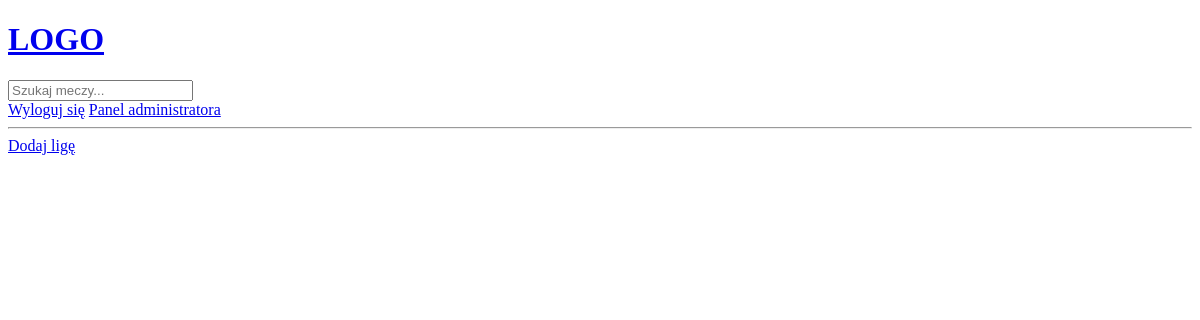
Before: /admin_panel/league_management/ (signed in) with the older database file.
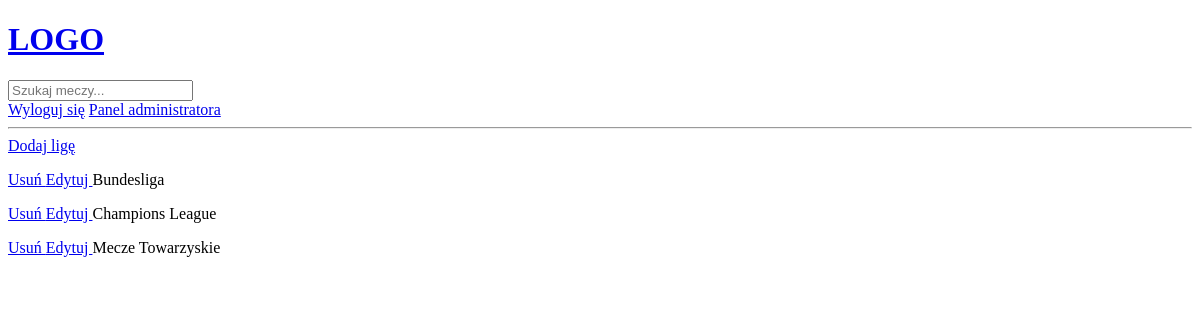
After: the same page with the newer database file.
### base/models.py (models this page shows, shortened)
class League(models.Model):
    name = models.CharField(max_length=50)
    country = models.CharField(max_length=50)

### base/views.py (the view)
# urls.py: path('admin_panel/league_management/', views.league_management, name="league_management"),
@login_required(login_url='/login')
def league_management(request):
    leagues = League.objects.all()
    context = {'leagues': leagues}
    return render(request,'base/admin_panel_context/League/league_management.html',context)

### base/templates/base/admin_panel_context/League/league_management.html
{% extends 'main.html' %}
{% block content %}
<div>
    <a href="{% url 'league_create' %}"> Dodaj ligę </a>
</div>
<div>
    {% for league in leagues %}
    <div>
        <p> <a href="{% url 'league_delete' league.id %}">Usuń </a> <a href="{% url 'league_edit' league.id %}">Edytuj </a> {{league.name}}</p>
    </div>
    {% endfor %}
</div>
{% endblock content %}

Changed rows visible on the page:
added League: name "Bundesliga"
added League: name "Champions League"
added League: name "Mecze Towarzyskie"
